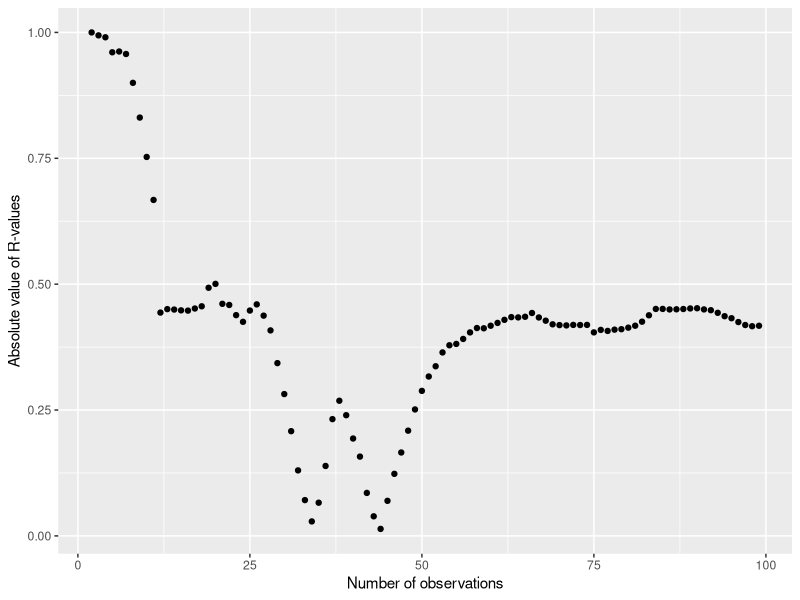
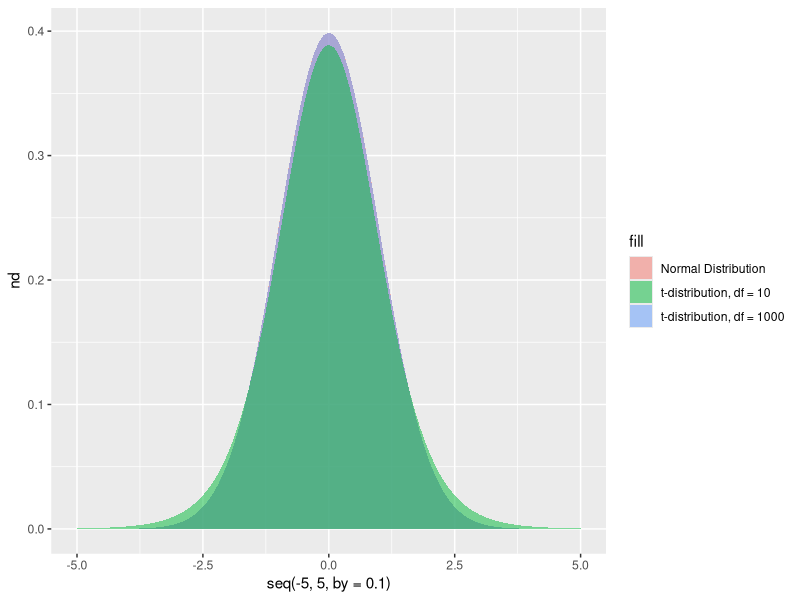
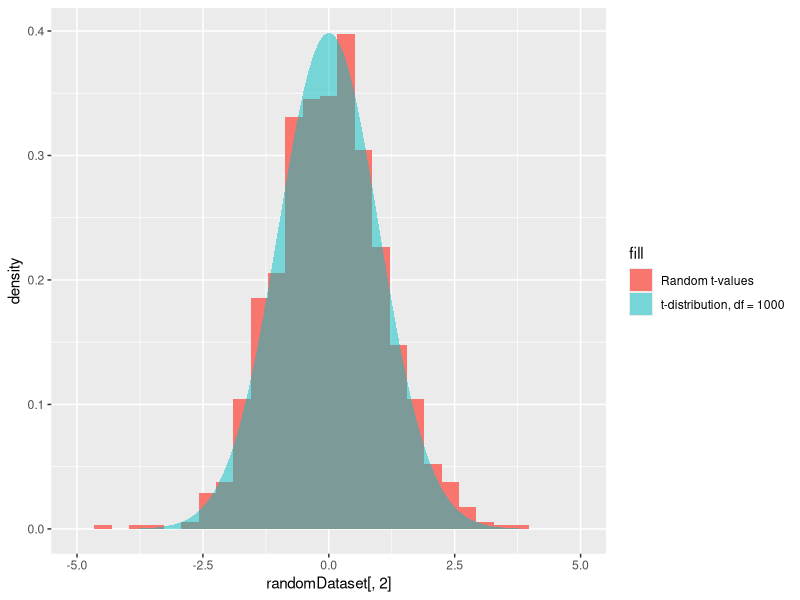
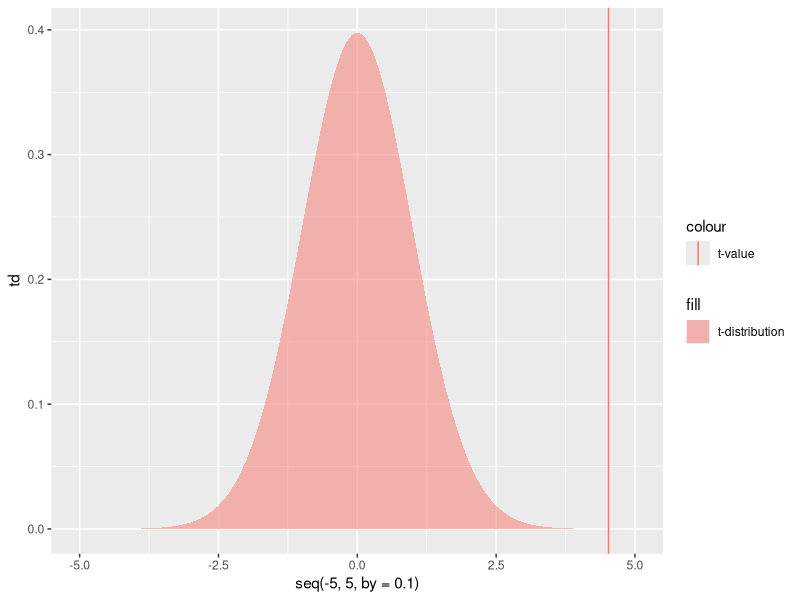
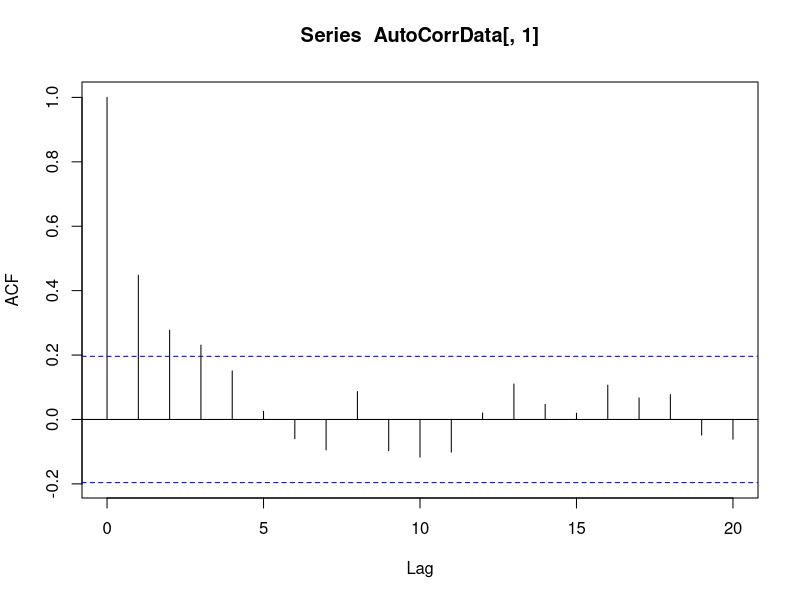
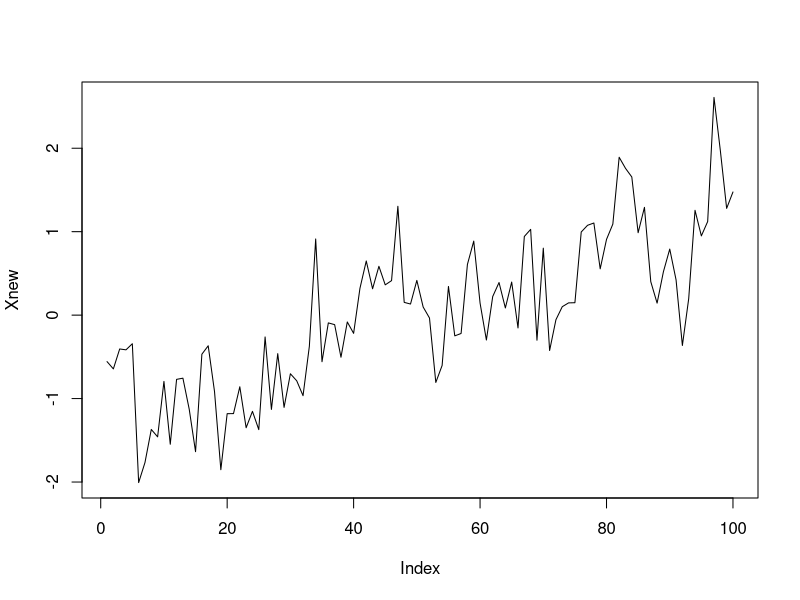
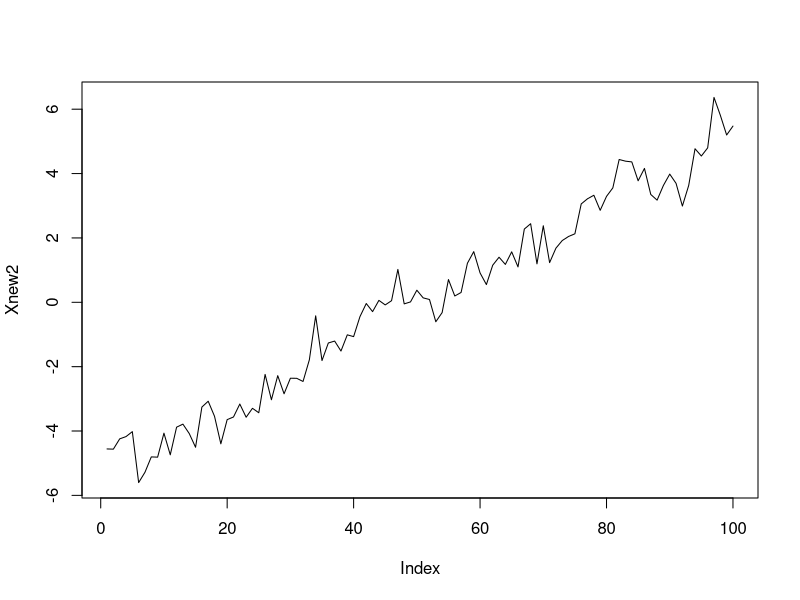
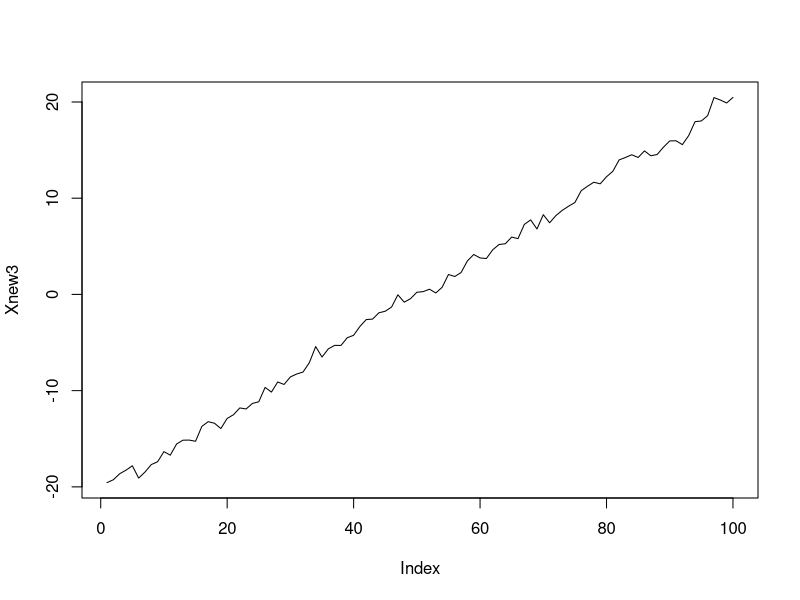

The R source for these figures, in order:
### Earth and Environmental Data Analysis
#============
##Lab 06 - Covariation, correlation and significance

#1a. Write a function that uses matrix algebra to calculate correlation coefficients. If there's a for loop in it, you're doing something wrong

correlation = function(x, y){
  x.anom = x - mean(x)
  y.anom = y - mean(y)
  covXY = t(x.anom)%*%y.anom / (length(y.anom) - 1)
  corXY = covXY/(sqrt((t(x.anom)%*%x.anom)/(length(x.anom) - 1)*(t(y.anom)%*%y.anom)/(length(y.anom) - 1)))
  print(corXY)
}

#1b. Use the eruption waittimes dataset to show that your correlation function works the same as cor()

correlation(faithful$eruptions, faithful$waiting)

cor(faithful$eruptions, faithful$waiting)


#1c. Using the matrix algebra you used and our discussion from class, explain how to interpret the correlation coefficient squared.(R^2)

library(expm)

  # The amount of covariance within the total variation of both sets of data. It is the fraction of total variance. 

(correlation(faithful$eruptions, faithful$waiting))^2

  # so there is 81.1% of covariance within the total variation of the "faithful eruptions" data and "faithful waiting" data. 


#OK. Let's explore the sensitivity of correlation coefficients to various conditions.
#2a. We're going to compare the body temperatures of two different beavers, measured at 10-minute increments, over the course of many hours. These datasets are beaver1, and beaver2.
?beavers


#First off, you realize that the measurements in the two datasets don't start and end at the same time, and to do a meaningful correlation, you need to subset the datasets such that the observations match. Subset the two datasets to get the longest possible datasets with matching times.


beaver1new = beaver1[6:104,]
beaver2new = beaver2[-78,]

correlation(beaver1new$time, beaver2new$time)


#2b. Use your function to calculate their correlation coefficient?

correlation(beaver1new$temp, beaver2new$temp)

#2c. Oh no! Your grad students just told you that there were some errors during data collection. The temperatures for the first beaver were all 3.4 degrees to high, and somehow, all of the temperatures for the second beaver were divided by 1.3. Correct the datasets based on these revelations and calculate the new correlation coefficient. How did it change?

correlation(beaver1new$temp-3.4, beaver2new$temp*1.3)

#2d. What does this result tell you about correlation coefficients?

  # This tells us that the relationship doesn't change if you change each of your data sets by a specific amount. They are a ratio. 

#2e. Lets test the impact of the number of observations.
#Pick two observations out of your 100-observation random datasets at random (you can do this with R, or you can just make up a couple numbers). What's the correlation coefficient of those two observations?


correlation(sample(beaver1new$temp, 2, replace = F), sample(beaver2new$temp, 2, replace = F))
  
#2f. Let's do this systematically. Write a for loop that goes through your observations and calculates r-values for the first 2, then 3, then 4.... all the way to 100.

r_values = c()
for(i in 2:99){
  r_values[i-1] = correlation(beaver1new$temp[1:i], beaver2new$temp[1:i])
}
r_values

#2f - OPTIONAL (BUT AWESOMER) CHALLENGE VERSION. Loop through the same way, and add an observation each time, but go in random order (e.g., first loop you use observations 7 and 54, then add 36, then 15, and so on, randomly)


#2g. Now plot the relationship between number of observations and the absolute value of the correlation coefficients with ggplot. 

library(ggplot2)
ggplot()+
  geom_point(aes(x = c(2:99), y = abs(r_values)))+
  labs(x = "Number of observations", y = "Absolute value of R-values")
  

#2h. What's the general relationship between r-value an number of observations?

  # The general relationship between r-values and the number of observations decreases rapidly from 1, to almost zero, and then approaches the calculated correlation coefficient for the whole data set. 

 
#3. Significance testing correlation coefficients. 
#In number 2 we observed that the correlation coefficients are sensitive to the number of observations, and they often have an undesirable feature, in that the r-value decreases with increasing samples. We'd like to build this into a significance test. We use a Student's T distribution instead of a normal distribution for significance testing correlation coefficients.

#3a. create a sequence from -5 to 5 by 0.1 and use it with dt() to calculate a student's t-distribution with 10 degrees of freedom

td = dt(seq(-5, 5, by = .1), df = 10)

#now create a second with 1000 df.

td_2 = dt(seq(-5, 5, by = .1), df = 1000)

#third, calculate a regular normal distribution over the same interval. 

nd = dnorm(seq(-5, 5, by = .1))

#plot all three distributions using ggplot (I'd use geom_area with some sweet colors and transparency (alpha))

ggplot()+
  geom_area(aes(x = seq(-5, 5, by = .1),y = nd, fill = "Normal Distribution"), alpha = .5)+
  geom_area(aes(x = seq(-5, 5, by = .1), y = td_2, fill = "t-distribution, df = 1000"), alpha = .5)+
  geom_area(aes(x = seq(-5, 5, by = .1), y = td, fill = "t-distribution, df = 10"), alpha = .5)
  

#3b. How does the t-distribution change with increasing sample sizes (degrees of freedom?). What happens to tails of the distribution? What does this mean about the likilihood of outliers with increasing observations?

  # With increasing sample size, the t-distribution tails shrink, and it approaches the normal distribution. This means that  the likilihood of outliers will increase, but their effect on the mean will decrease with increasing observations. 

#3c. The r-values of most datasets are well represented by T distributions. In fact we can convert r-values to "t-values", allowing us to think about where they fall on the distribution, quite easily using this equation: T = r * sqrt(  (number of Observations-2)/ (1 - r^2))
#NOTE: with correlations, the degrees of freedom are the number of observations - 2. 


#Add this equation to your correlation function, so that when you calculate the correlation it also returns the t-value version of the correlation coefficient.
#refer to class notes about functions that return multiple values



correlation_t = function(x, y){
  out = list()
  x.anom = x - mean(x)
  y.anom = y - mean(y)
  covXY = t(x.anom)%*%y.anom / (length(y.anom) - 1)
  out$corXY = covXY/(sqrt((t(x.anom)%*%x.anom)/(length(x.anom) - 1)*(t(y.anom)%*%y.anom)/(length(y.anom) - 1)))
  out$t_value = out$corXY * sqrt(  (length(x.anom)-2)/ (1 - out$corXY^2))
  
  return(out)
}

out = correlation_t(faithful$eruptions, faithful$waiting)
print(out)

cor.test(faithful$eruptions, faithful$waiting)

#3d. write a for loop that uses your function to calculate r and t values for 1000 random datasets

nits = 1000 # number of iterations of loop

#matrix full of NAs to fill
randomDataset = matrix(NA, nits, 2)

for (i in 1:nits){
  random1 = rnorm(60)
  random2 = rnorm(60)
  cor_t_values = correlation_t(random1, random2)
  randomDataset[i,1] = cor_t_values$corXY
  randomDataset[i,2] = cor_t_values$t_value
}

#Create a histogram of the t-value results (vs density, not count), and compare them to a comparable t-distribution

ggplot()+
  geom_histogram(aes(x = randomDataset[,2], y = ..density.., fill = "Random t-values"))+
  geom_area(aes(x = seq(-5, 5, by = .1), y = td_2, fill = "t-distribution, df = 1000"), alpha = .5)
  


#3e. Does the t-distribution seem appropriate to characterize the results of random correlations you simulated?
  #yes

#3f. Use your new function to calculate the correlation and t-value (or T-statisctic) of the beaver data from above. 
#Create a new plot that shows an appropriate t-distribution (given the df you have) as an area plot, and your t-value as a vertical line on that plot. To do this, check out geom_vline.

beaver_cor_t = correlation_t(beaver1new$temp, beaver2new$temp)

#t-value
beaver_cor_t$t_value

# t-distribution
td = dt(seq(-5,5,by=.1),df=length(beaver1new$temp)-2)


#plot 
ggplot()+
  geom_area(aes(x = seq(-5, 5, by = .1), y = td, fill = "t-distribution"), alpha = .5)+
  geom_vline(aes(xintercept = beaver_cor_t$t_value, color = "t-value"))

#3g. Use pt() to determine the cumulative probality that corresponds to your t-value

tcumuProb = pt(beaver_cor_t$t_value, df = length(beaver1new$temp) -2)
tcumuProb

#is your t-value positive or negative?
  #it is positive

#switch the sign and reevaluate. Why are they different?
pt(-(beaver_cor_t$t_value), df = length(beaver1new$temp) -2)*2

  # the negative t-value gives 1 minus the positive t-value cumulative probability

#3h. add another feature to your function, that uses pt() to calculate the probability a correlation (either positive or negative) at least as high as the one you observed could be found in random data.

correlation_t_p= function(x, y){
  out = list()
  x.anom = x - mean(x)
  y.anom = y - mean(y)
  covXY = t(x.anom)%*%y.anom / (length(y.anom) - 1)
  out$corXY = covXY/(sqrt((t(x.anom)%*%x.anom)/(length(x.anom) - 1)*(t(y.anom)%*%y.anom)/(length(y.anom) - 1)))
  out$t_value = out$corXY * sqrt(  (length(x.anom)-2)/ (1 - out$corXY^2))
  out$prob_corr = pt(-abs(out$t_value), df = length(x.anom)-2)*2
  return(out)
}


#3i. Compare this result to the "p-value" calculated by cor.test() for the same data.

correlation_t_p(beaver1new$temp, beaver2new$temp)
cor.test(beaver1new$temp, beaver2new$temp)

  # they are the same



#4. Autocorrelation.
#Autocorrelation measures the extent to which values in a dataset are correlated to adjacent to values (1 step forward or back in time, for example)

#4a. Write a new function called AR1 (stands for Auto-regressive, 1 timestep lag). The input for this function is just one vector, since were correlating something against itself. A simple way (there are better, more complicated ways) of estimating AR1 is to simply offset the values in a vector by one step and correlating just as we correlate everything else. This means that the vectors you correlate should be 1 observation shorter than the original vector.

#input is one vector (x)
AR1 = function(x){
  newVector = head(x, -1)
  AR = correlation_t_p(x[-1], newVector)
  
  return(AR$corXY)
}



#Load in the dataset "AutoCorrelatedData.csv" using read.csv(), and use ggplot2 to create a scatter plot of these datasets. 
getwd()

AutoCorrData = read.csv("AutoCorrelatedData.csv")

#4b. Use your AR1 function to estimate AR1 for the first vector in the dataset. Compare that value to the output of acf() at lag-step 1. They should be similar (but maybe not identical, because acf() works slightly differently)

AR1(AutoCorrData[,1])

acf(AutoCorrData[,1])

#4c. There are numerous effects that can cause autocorrelation in a dataset; a common one is a trend. Let's create a new vector by adding our data to a trend. We can generate a trendline to add to our data very easily using seq
#e.g., Xnew=X+seq(-1,1,length.out=100)

Xnew=AutoCorrData[,1]+seq(-1, 1,length.out=100)

plot(Xnew, type = "l")


#4d. Calculate the AR1 on the new, trended dataset. Tinker with steeper and shallower slopes. How does this effect the autocorrelation?


Xnew2=AutoCorrData[,1]+seq(-5,5,length.out=100)
AR1(Xnew2)

plot(Xnew2, type = 'l')

Xnew3=AutoCorrData[,1]+seq(-20,20,length.out=100)
AR1(Xnew3)

plot(Xnew3, type = 'l')

# steeper slope means a stronger correlation, or larger R value. 


#4e. Now, going back to the original data, use your funcions from above to calculate the correlation coefficient and p-value between the vectors in AutoCorrelatedData. Does this appear to have a significant correlation?


correlation_t_p(AutoCorrData[,1], AutoCorrData[,2])
  # Yes, the p-value is less than 0.05, so it is a significant correlation. 

#4f. Let's generate 1000 random, autocorrelated datasets, and calculate their correlation coefficients. The R function arima.sim() does this beautifully. The following command generates a random dataset with 200 values and an AR1 coefficient of 0.7
arima.sim(list(order = c(1,0,0), ar = 0.7), n = 200)
#Generate 8 random series with AR1 values of -.5, -.1, 0.01, .1, .3, .5, .7, .9, and plot them, to get a sense of what autocorrelated data look like. 

RandAutoCorr1 = arima.sim(list(order = c(1,0,0), ar = -0.5), n = 1000)

RandAutoCorr2 = arima.sim(list(order = c(1,0,0), ar = -0.1), n = 1000)

RandAutoCorr3 = arima.sim(list(order = c(1,0,0), ar = 0.01), n = 1000)

RandAutoCorr4 = arima.sim(list(order = c(1,0,0), ar = 0.1), n = 1000)

RandAutoCorr5 = arima.sim(list(order = c(1,0,0), ar = 0.3), n = 1000)

RandAutoCorr6 = arima.sim(list(order = c(1,0,0), ar = 0.5), n = 1000)

RandAutoCorr7 = arima.sim(list(order = c(1,0,0), ar = 0.7), n = 1000)

RandAutoCorr8 = arima.sim(list(order = c(1,0,0), ar = 0.9), n = 1000)


RandomData = data.frame(RandAutoCorr1, RandAutoCorr2, RandAutoCorr3, RandAutoCorr4, RandAutoCorr5, RandAutoCorr6, RandAutoCorr7, RandAutoCorr8)

#x-axis for ggplot:
x = c(1:1000)

ggplot(RandomData)+
  geom_line(aes(x, RandAutoCorr1, color = "ar -0.5"))+
  geom_line(aes(x, RandAutoCorr2, color = "ar -0.1"))+
  geom_line(aes(x, RandAutoCorr3, color = "ar 0.01"))+
  geom_line(aes(x, RandAutoCorr4, color = "ar 0.1"))+
  geom_line(aes(x, RandAutoCorr5, color = "ar 0.3"))+
  geom_line(aes(x, RandAutoCorr6, color = "ar 0.5"))+
  geom_line(aes(x, RandAutoCorr7, color = "ar 0.7"))+
  geom_line(aes(x, RandAutoCorr8, color = "ar 0.9"))+
  labs(x = "number", y = "autocorrelation coefficent")

#What does a negative AR1 coefficient mean?

ggplot(RandomData)+
  geom_line(aes(x, RandAutoCorr1, color = "ar -0.5"))+
  geom_line(aes(x, RandAutoCorr8, color = "ar 0.9"))

  # A negative AR1 coefficient means that the predicted subsequent timestep will be the opposite (negative) of the previous timestep The negative AR1 values have a higher frequency and quickly go back and forth around zero, while the positive AR1 values have longer paths that fluctuate around zero with more extreme peaks, to show long-term changes.  

#OK, back to our project, 1000, random r-values for autocorrelated data. Write a for loop, that will calculate 1000 correlations between two random datasets that both have AR1 values of 0.7, and that have 300 data points. Also calculate the T-statistic for each of those values as above. Make sure to store those correlation coefficients and T-stats each time through the loop so we can plot them later.


random_R_T = matrix(NA, 1000, 2)
for (i in 1:1000){
  randomAR1 = arima.sim(list(order = c(1,0,0), ar = 0.7), n = 300)
  randomAR2 = arima.sim(list(order = c(1,0,0), ar = 0.7), n = 300)
  values = correlation_t_p(randomAR1, randomAR2)
  random_R_T[i,1]= values$corXY
  random_R_T[i,2]= values$t_value
}

head(random_R_T)


#4g. Use ggplot to plot a histogram (using the ..density.. option) of your T-values, and then overlay a semi-transparent Student's T-distribution (using dt() and  sequence from -6 to 6) with appropriate degrees of freedom

xx1 = seq(-6, 6, length.out = 298)
stud_td1 = dt(xx1, df = 298)


ggplot()+
  geom_histogram(aes(x = random_R_T[,2], y = ..density.., fill = "Random t-values"))+
  geom_area(aes(x = xx1, y = stud_td1, fill = "Student's t-distribution"), alpha = .5)+
  labs(x = "T values")


#Does the t distribution with the appropriate degrees of freedom seem like an appropriate null hypothesis for our autocorrelated correlations? If not, would your autocorrelated p-values be too high or too low?

  #No, the t-distribution with the appropriate degrees of freedom is underestimating the uncertainty. The autocorrelated p-values would be too low. 


#Autocorrelation makes high t-values more likely. One way to think about is that because in autocorrelated series, each value has some predictive capacity for the subsequent value, their not really independent. Consequently, our degrees of freedom is not really the number of observations - 2, since the observations aren't independent (or free) from each other. So one solution to getting more realistic p-values on correlations between autocorrelated series, is to adjust the degrees of freedom in our p-value calculation to reflect that our "effective" number of observations is less than the number of observations

#Here's an equation to make that estimation (from Bretherton et al., 1999)
#EffN = N * (1 - AR1x*AR1y)/(1+AR1x*AR1y)


#4h. Let's use this equation to account for autocorrelation in your p-value calculations. Go back to your correlation function, and have it determine the effective degrees of freedom for use in the pt() calculation. 
#Important note!!! If AR1x*AR1y <0 this equation will increase your effective sample size. This is bad. If this tries to happen, use the original df calculation instead of the effective df. 
#Remember! EffDF = EffN-2

#After you do all of this, is the correlation between the two datasets in AutoCorrelatedData.csv still signficant at the 0.05 level?
AR1 = function(x){
  newVector = head(x, -1)
  cor(x[-1], newVector)
}

correlation_t_p_effn= function(x, y){
  out = list()
  x.anom = x - mean(x)
  y.anom = y - mean(y)
  EffN = length(x) * (1 - AR1(x)*AR1(y))/(1+AR1(x)*AR1(y))
  EffDF = EffN - 2
  covXY = t(x.anom)%*%y.anom / (length(y.anom) - 1)
  out$corXY = covXY/(sqrt((t(x.anom)%*%x.anom)/(length(x.anom) - 1)*(t(y.anom)%*%y.anom)/(length(y.anom) - 1)))
  
  if(AR1(x) > 0 & AR1(y) > 0){
    df = EffDF
  }else{
    df = (length(x)-2)
  }
  
  out$t_value = out$corXY * sqrt((df)/ (1 - (out$corXY)^2))
  out$prob_corr = pt(-abs(out$t_value), df)*2
  
  return(out)
} 


#test
correlation_t_p(AutoCorrData[,1],AutoCorrData[,2])
correlation_t_p_effn(AutoCorrData[,1],AutoCorrData[,2])

cor.test(AutoCorrData[,1],AutoCorrData[,2])

#They are not significant now because the p-value is now 0.095. 


#5. Monte Carlo significance testing
#5a.Go back to where you made a plot comparing you random correlations and the t-distribution. Repeat that plot here, but this time adjusting the degrees of freedom on the t-distibution following the Bretherton et al. 1999 scheme.

#


random_R_T = matrix(NA, 1000, 2)
for (i in 1:1000){
  randomAR1 = arima.sim(list(order = c(1,0,0), ar = 0.7), n = 300)
  randomAR2 = arima.sim(list(order = c(1,0,0), ar = 0.7), n = 300)
  values = correlation_t_p(randomAR1, randomAR2)
  random_R_T[i,1]= values$corXY
  random_R_T[i,2]= values$t_value
}

head(random_R_T)


xx = seq(-6, 6, length.out = (300 * (1 - 0.7*0.7)/(1 + 0.7*0.7))-2)
stud_td = dt(xx, df = (300 * (1 - 0.7*0.7)/(1 + 0.7*0.7))-2)

ggplot()+
  geom_histogram(aes(x = random_R_T[,2], y = ..density.., fill = "Random t-values"))+
  geom_area(aes(x = xx, y = stud_td, fill = "t-distribution"), alpha = .5)+
  labs(x = "T values")



#Does the distribution match better now? Does it match well in general?

  #The distribution matches a tiny bit better now, but still does not match well in general. 


#An alternative method of significance testing, of determining the likelihood of finding a result with random data, is to simply do that test many, many times with random data. Using randomly generated data to test your data is part of a very broad suite of methods called Monte Carlo techniques. In problems where your data or analysis doesn't fit cleanly into the assumptions required by tradiional statistics, monte-carlo methods often give more interpretable results. 

#5b. In this case, our monte carlo approach is pretty straightforward. We want to know how extreme (high positive or negative) a correlation coefficient must be to be more extreme than 95% of random data. In this case lets look at datasets with an AR1 coefficent of 0.5, and 200 values.

#First, generate 10,000 random correlations as above, but with AR1 = 0.5, and length=50

MonteCarlo_R = matrix(NA, 10000, 1)
for (i in 1:10000){
  randomAR3 = arima.sim(list(order = c(1,0,0), ar = 0.5), n = 50)
  randomAR4 = arima.sim(list(order = c(1,0,0), ar = 0.5), n = 50)
  values = correlation_t_p(randomAR3, randomAR4)
  MonteCarlo_R[i,1]= values$corXY
  
}

head(MonteCarlo_R)

#5c. Now, we need to find the 2.5% most extreme values on both tails (positive and negative), and figure out which correlation coefficients correspond to these. There are many ways to do this. Personally, I'd use either sort() or quantile()

RExtremes = quantile(MonteCarlo_R,c(0.025,0.975))


#5d. Lastly, use ggplot to plot the histogram of your random values, and put vertical lines that mark where significance (as defined above)

ggplot()+
  geom_histogram(aes(x = MonteCarlo_R, y = ..density..))+
  geom_vline(xintercept = RExtremes, color = "red")+
  labs(x = "Random correlation coefficients", title = "Monte Carlo plot")
